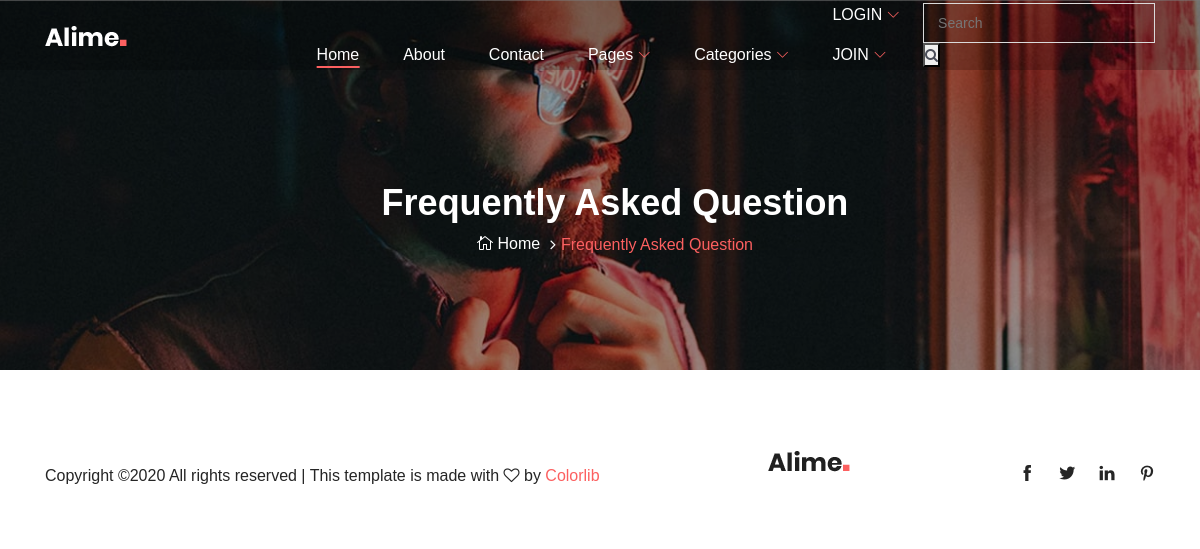
Page /faq/ on the earlier database version.
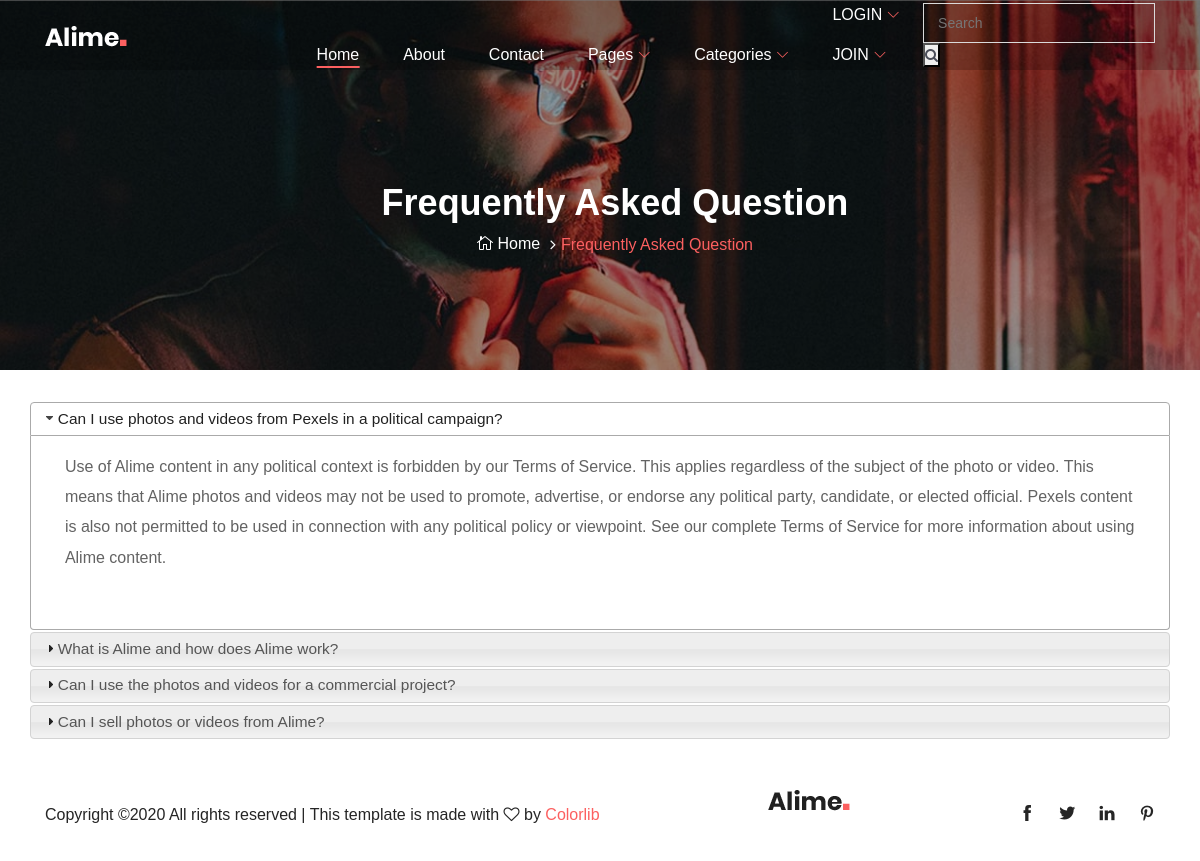
Same page on the later database version.
### home/models.py (models this page shows, shortened)
class FAQ(models.Model):
    STATUS = {
        ('True', 'Evet'),
        ('False', 'Hayır'),
    }
    ordernr = models.IntegerField()
    question = models.CharField(max_length=100)
    answer = models.TextField()
    status = models.CharField(choices=STATUS, max_length=100)
    create_at = models.DateTimeField(auto_now_add=True)
    update_at = models.DateTimeField(auto_now=True)

### home/views.py (the view)
# urls.py: path('faq/', views.faq, name='faq'),
def faq(request):
    category = Category.objects.all()
    faq = FAQ.objects.all().order_by('ordernr')
    context = {
        'faq': faq,
        'category': category,
    }
    return render(request, 'faq.html', context)

### home/templates/faq.html (shortened to what this page needs)
{% extends "homebase.html" %}
{% block head %} <link rel='shortcut icon' type='image/x-icon' href='{{ setting.icon.url }}' />
{% load static %}
    <link rel="stylesheet" href=" {% static 'contactTemplate/bootstrap.min.css' %}">
	<link  rel="stylesheet" href="{% static 'contactTemplate/slick.css' %}" />
    <link  rel="stylesheet" href="{% static 'contactTemplate/style.css' %}" />
	<link  rel="stylesheet" href="{% static 'contactTemplate/slick-theme.css' %}" />
	<link  rel="stylesheet" href="{% static 'contactTemplate/nouislider.min.css'%}" />
	<link rel="stylesheet" href="{% static 'contactTemplate/font-awesome.min.css' %}">
{% endblock %}
{% block content %}
  <section class="breadcrumb-area bg-img bg-overlay jarallax" style="background-image: url({% static 'img/bg-img/38.jpg'%});">
        <div class="container h-100">
        <div class="container h-100">
            <div class="row h-100 align-items-center">
                <div class="col-12">
                    <div class="breadcrumb-content text-center">
                        <h2 class="page-title">Frequently Asked Question</h2>
                        <nav aria-label="breadcrumb">
                            <ol class="breadcrumb justify-content-center">
                                <li class="breadcrumb-item"><a href="index.html"><i class="icon_house_alt"></i> Home</a></li>
                                <li class="breadcrumb-item active" aria-current="page">Frequently Asked Question</li>
                            </ol>
                        </nav>
                    </div>
                </div>
            </div>
        </div>
        </div>
    </section>
    <div class="section">
        <div class="container">
            <div class="row">
            <div id="accordion">
                {%  for rs in faq %}
                <h3>{{ rs.question }}</h3>
                  <div>
                    <p>
                    {{ rs.answer }}
                    </p>
                  </div>
            {% endfor %}</div>
            </div>
        </div>
    </div>
     {% load static %}
{% endblock %}

### home/templates/homebase.html (shortened to what this page needs)
{% load static %}
<!DOCTYPE html>
<html lang="en">
<head>
   {% load static %}
    <link rel="stylesheet" href=" {% static 'style.css'%}">
<link rel="stylesheet" href="https://ajax.googleapis.com/ajax/libs/jqueryui/1.11.4/themes/smoothness/jquery-ui.css">
{% block head %}
{% endblock %}
</head>
<body>
    {% include 'header.html' %}
    {% block content %} {% endblock %}
    {% include 'footer.html' %}
</body>
</html>

### home/templates/header.html (shortened to what this page needs)
{% load static %}
<header class="header-area">
    <div class="main-header-area">
        <div class="classy-nav-container breakpoint-off">
            <div class="container">
                <nav class="classy-navbar justify-content-between" id="alimeNav">
                    <a class="nav-brand" href="/"><img src="{% static 'img/core-img/logo.png' %}" alt=""></a>
                    <div class="classy-menu">
                        <div class="classynav">
                            <ul id="nav">
                                <li class="active"><a href="/">Home</a></li>
                                <li><a href="/about">About</a></li>
                                <li><a href="/contact">Contact</a></li>
                                <li><a href="#">Pages</a>
                                </li>
                                {% load mptt_tags %}
                                <li><a href="#">Categories</a>
                                </li>
                                <li class="header-account dropdown default-dropdown">
                                    {% if user.id is not None %}
                                        <div class="dropdown-toggle" role="button" data-toggle="dropdown"
                                             aria-expanded="true" style="color: white">
                                            <strong href="/user/" class="text-uppercase"
                                                    style="color:white;">{{ user.first_name }} </strong>
                                        </div>
                                    {% else %}
                                        <a href="/login/" class="text-uppercase">Login</a>
                                        <a href="/signup/" class="text-uppercase">Join</a>
                                    {% endif %}
                                </li>
                                <li>
                                    <form action="/search/" method="post">
                                        <input name="query" type="text" class="input search-input" placeholder="Search">
                                        <button class="search-btn"><i class="fa fa-search"></i></button>
                                    </form>
                                </li>
                            </ul>
                        </div>
                    </div>
                </nav>
            </div>
        </div>
    </div>
</header>

### home/templates/footer.html (shortened to what this page needs)
{% load static %}
    <footer class="footer-area">
        <div class="container">
            <div class="row">
                <div class="col-12">
                    <div class="footer-content d-flex align-items-center justify-content-between">
                        <div class="copywrite-text">
                            <p>
Copyright &copy;<script>document.write(new Date().getFullYear());</script> All rights reserved | This template is made with <i class="fa fa-heart-o" aria-hidden="true"></i> by <a href="https://colorlib.com" target="_blank">Colorlib</a>
</p>
                        </div>
                        <div class="footer-logo">
                            <a href="#"><img src="{% static 'img/core-img/logo2.png' %}" alt=""></a>
                        </div>
                        <div class="social-info">
                            <a href="#"><i class="ti-facebook" aria-hidden="true"></i></a>
                            <a href="#"><i class="ti-twitter-alt" aria-hidden="true"></i></a>
                            <a href="#"><i class="ti-linkedin" aria-hidden="true"></i></a>
                            <a href="#"><i class="ti-pinterest" aria-hidden="true"></i></a>
                        </div>
                    </div>
                </div>
            </div>
        </div>
    </footer>
{% load static %}

### home/static/style.css (style rules this page uses)
* { margin: 0; padding: 0; }
body { font-family: "Poppins", sans-serif; font-weight: 400; font-size: 16px; position: relative; z-index: auto; }
h1, h2, h3, h4, h5, h6 { font-family: "Poppins", sans-serif; color: #252525; line-height: 1.3; font-weight: 600; }
a, a:active, a:focus, a:hover { color: #252525; text-decoration: none; -webkit-transition-duration: 500ms; -o-transition-duration: 500ms; transition-duration: 500ms; outline: none; font-weight: 500; }
li { list-style: none; }
p { line-height: 1.9; color: #636363; font-size: 16px; font-weight: 400; }
img { width: 100%; height: auto; }
ul { margin: 0; padding: 0; }
ul li { margin: 0; padding: 0; }
.bg-overlay { position: relative; z-index: 1; }
.bg-overlay::after { position: absolute; content: ""; height: 100%; width: 100%; top: 0; left: 0; z-index: -1; background-color: rgba(0, 0, 0, 0.4); }
.bg-img { background-position: center center !important; background-size: cover !important; background-repeat: no-repeat !important; }
.jarallax { position: relative; z-index: 0; }
.header-area { position: fixed; z-index: 100; width: 100%; -webkit-transition-duration: 500ms; -o-transition-duration: 500ms; transition-duration: 500ms; background-color: transparent; }
.classy-nav-container { background-color: transparent; padding: 0; }
.classy-nav-container .classy-navbar { -webkit-transition-duration: 500ms; -o-transition-duration: 500ms; transition-duration: 500ms; height: 70px; padding: 0; }
.classy-nav-container .classy-navbar .classynav ul li a { font-size: 16px; text-transform: capitalize; color: #ffffff; font-weight: 500; padding: 0 20px; }
.classynav ul li.active a { position: relative; z-index: 1; }
.classynav ul li.active a::before { width: calc(100% - 40px); height: 2px; background-color: #fc6060; position: absolute; bottom: 7px; left: 0; z-index: 1; content: ''; left: 50%; transform: translateX(-50%); }
.classynav ul li.has-down > a::after, .classynav ul li.has-down.active > a::after, .classynav ul li.megamenu-item > a::after { color: #fc6060; }
.main-header-area { position: relative; z-index: 1; background-color: transparent; -webkit-transition-duration: 500ms; -o-transition-duration: 500ms; transition-duration: 500ms; height: 70px; background-color: rgba(0, 0, 0, 0.2); }
.footer-content { padding: 20px 0; }
.footer-content .copywrite-text { position: relative; z-index: 1; }
.footer-content .copywrite-text p { margin-bottom: 0; color: #252525; }
.footer-content .copywrite-text p a { color: #fc6060; font-weight: 400; }
.footer-content .social-info a { color: #252525; font-size: 16px; margin-right: 20px; }
.footer-content .social-info a:last-child { margin-right: 0; }
.breadcrumb-area { position: relative; z-index: 1; height: 370px; }
.breadcrumb-area .page-title { color: #ffffff; font-size: 36px; }
.breadcrumb-content { position: relative; z-index: 1; margin-top: 70px; }
.breadcrumb-content .breadcrumb { padding: 0; background-color: transparent; margin-bottom: 0; }
.breadcrumb-content .breadcrumb .breadcrumb-item { color: #fc6060; font-weight: 400; font-size: 16px; }
.breadcrumb-content .breadcrumb .breadcrumb-item a { font-size: 16px; color: #ffffff; font-weight: 400; }
.breadcrumb-content .breadcrumb .breadcrumb-item + .breadcrumb-item::before { content: '\f105'; color: #ffffff; font-family: "FontAwesome"; }

### home/static/contactTemplate/style.css (style rules this page uses)
body { font-family: 'Hind', sans-serif; color: #4A4E5A; overflow-x: hidden; }
h1, h2, h3, h4, h5, h6 { color: #30323A; margin: 0 0 10px; font-weight: 700; }
a { color: #30323A; -webkit-transition: 0.3s color; transition: 0.3s color; }
ul, ol { margin: 0; padding: 0; list-style: none }
.input { width: 100%; height: 40px; padding: 0px 15px; border: none; background-color: transparent; -webkit-box-shadow: 0px 0px 0px 1px #DADADA inset, 0px 0px 0px 5px transparent; box-shadow: 0px 0px 0px 1px #DADADA inset, 0px 0px 0px 5px transparent; -webkit-transition: 0.3s all; transition: 0.3s all; }
.section { padding-top: 30px; padding-bottom: 30px; }
.breadcrumb { background-color: transparent; border: none; border-radius: 0px; padding: 15px 0px; margin: 0; }
.breadcrumb>.active { color: #F8694A; }
.breadcrumb>li+li:before { color: #DADADA; }
.footer-logo { margin-bottom: 30px; }

Differences in the rows shown:
added FAQ: question "Can I use photos and videos from Pexels in a political campaign?", answer "Use of Alime content in any political context is forbidden by our Terms of Service. This applies regardless of the subject of the photo or video. This means that Alime photos and videos may not be used to promote, advertise, or endorse any political party, candidate, or elected official. Pexels content is also not permitted to be used in connection with any political policy or viewpoint. See our complete Terms of Service for more information about using Alime content."
added FAQ: question "What is Alime and how does Alime work?"
added FAQ: question "Can I use the photos and videos for a commercial project?"
added FAQ: question "Can I sell photos or videos from Alime?"
